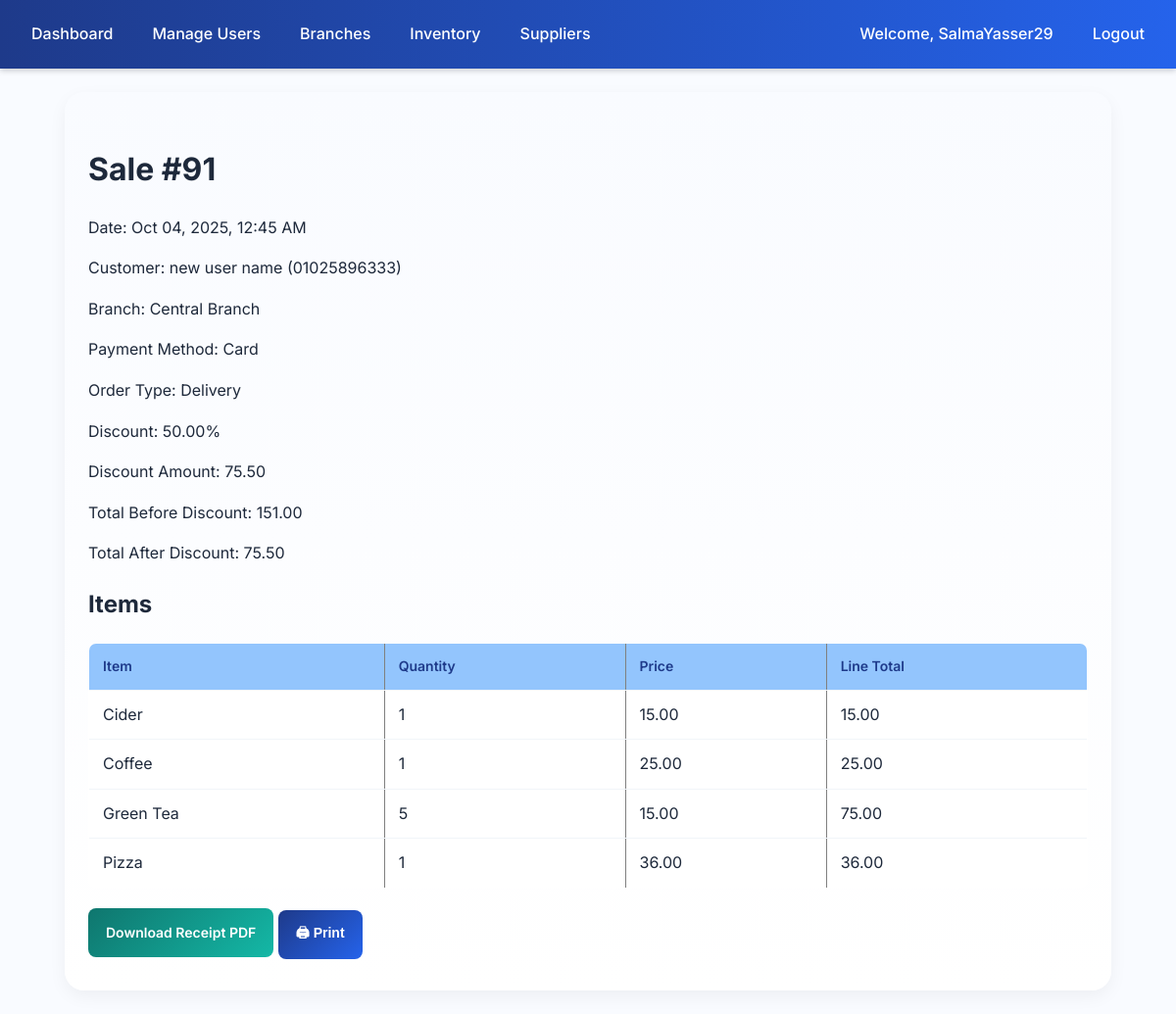
/sales/91/ (signed in), run on the app's committed database.
### accounts/models.py (models this page shows, shortened)
class User(AbstractUser):
    ROLE_CHOICES = (
        ('admin', 'Admin'),
        ('manager', 'Manager'),
        ('cashier', 'Cashier'),
    )
    role = models.CharField(max_length=20, choices=ROLE_CHOICES, default='cashier')
    branch = models.ForeignKey('branches.Branch', null=True, blank=True, on_delete=models.SET_NULL)
    added_by = models.ForeignKey(
        'self', null=True, blank=True, on_delete=models.SET_NULL, related_name='added_users'
    )
    profile_image = models.ImageField(upload_to="profiles/", null=True, blank=True)

### sales/models.py (models this page shows, shortened)
class Sale(models.Model):
    ORDER_TYPES = [
        ('dine_in', 'Dine-in'),
        ('takeaway', 'Takeaway'),
        ('delivery', 'Delivery'),
    ]
    PAYMENT_CHOICES = [
        ('cash', 'Cash'),
        ('card', 'Card'),
        ('mixed', 'Mixed'),
    ]
    user = models.ForeignKey(settings.AUTH_USER_MODEL, on_delete=models.SET_NULL, null=True)
    branch = models.ForeignKey('branches.Branch', on_delete=models.SET_NULL, null=True)
    customer = models.ForeignKey(Customer, on_delete=models.SET_NULL, null=True, blank=True)
    datetime = models.DateTimeField(auto_now_add=True)
    order_type = models.CharField(max_length=20, choices=ORDER_TYPES, default='takeaway')
    table_number = models.CharField(max_length=10, null=True, blank=True)
    payment_method = models.CharField(max_length=20, choices=PAYMENT_CHOICES, default='cash')
    total = models.DecimalField(max_digits=12, decimal_places=2, default=Decimal('0.00'))  # total before discount
    discount_percent = models.DecimalField(max_digits=5, decimal_places=2, default=0.00)
    discount_amount = models.DecimalField(max_digits=12, decimal_places=2, default=0.00)
    final_total = models.DecimalField(max_digits=12, decimal_places=2, default=0.00)  # total after discount
    cash_amount = models.DecimalField(max_digits=10, decimal_places=2, null=True, blank=True)
    card_amount = models.DecimalField(max_digits=10, decimal_places=2, null=True, blank=True)

class SaleItem(models.Model):
    sale = models.ForeignKey(Sale, related_name='items', on_delete=models.CASCADE)
    item = models.ForeignKey('inventory.Item', on_delete=models.PROTECT)
    quantity = models.PositiveIntegerField()
    price = models.DecimalField(max_digits=10, decimal_places=2)
    def line_total(self):
        return self.price * self.quantity

### customers/models.py (models this page shows, shortened)
class Customer(models.Model):
    CUSTOMER_TYPES = (
        ('regular', 'Regular'),
        ('vip', 'VIP'),
        ('other', 'Other'),
    )
    name = models.CharField(max_length=200)
    phone = models.CharField(
        max_length=20,
        blank=True,
        null=True,
        unique=True,
        db_index=True
    )
    address = models.TextField(blank=True, null=True)
    customer_type = models.CharField(
        max_length=20,
        choices=CUSTOMER_TYPES,
        default='regular'
    )
    branch = models.ForeignKey(
        Branch,
        null=True,
        blank=True,
        on_delete=models.SET_NULL
    )
    created_at = models.DateTimeField(auto_now_add=True)
    class Meta:
        ordering = ['name']
        verbose_name = "Customer"
        verbose_name_plural = "Customers"

### branches/models.py (models this page shows)
class Branch(models.Model):
    name = models.CharField(max_length=100)
    address = models.TextField(blank=True, null=True)
    city = models.CharField(max_length=50, blank=True, null=True)
    phone = models.CharField(max_length=20, blank=True, null=True)
    email = models.EmailField(blank=True, null=True)
    website = models.URLField(blank=True, null=True)
    def __str__(self):
        return self.name

### inventory/models.py (models this page shows, shortened)
class Item(models.Model):
    sku = models.CharField(max_length=64, blank=True, null=True, unique=True)
    name = models.CharField(max_length=200)
    category = models.ForeignKey(Category, null=True, blank=True, on_delete=models.SET_NULL)
    price = models.DecimalField(max_digits=10, decimal_places=2, default=0)
    stock = models.IntegerField(default=0)
    barcode = models.CharField(max_length=100, blank=True, null=True)
    image = models.ImageField(upload_to='items/', blank=True, null=True)
    branch = models.ForeignKey(Branch, on_delete=models.CASCADE)
    supplier = models.ForeignKey(Supplier, null=True, blank=True, on_delete=models.PROTECT)
    class Meta:
        ordering = ['name']

### sales/views.py (the view)
# urls.py: path("<int:pk>/", views.sale_detail, name="sale_detail"),
@login_required
def sale_detail(request, pk):
    sale = get_object_or_404(Sale, pk=pk)
    sale.datetime = timezone.localtime(sale.datetime)
    return render(request, "sales/detail.html", {"sale": sale})

### sales/templates/sales/detail.html (shortened to what this page needs)
{% extends "accounts/layout.html" %}
{% block content %}
<div id="print-area">
  <h1>Sale #{{ sale.id }}</h1>
  <p>Date: {{ sale.datetime|date:"M d, Y, h:i A" }}</p>
  <p>Customer:
    {% if sale.customer %}
      {{ sale.customer.name }}{% if sale.customer.phone %} ({{ sale.customer.phone }}){% endif %}
    {% else %}
      Walk-in
    {% endif %}
  </p>
  <p>Branch: {{ sale.branch }}</p>
  <p>Payment Method: {{ sale.payment_method|capfirst }}</p>
  <p>Order Type: {{ sale.order_type|capfirst }}</p>
  <p>Discount: {{ sale.discount_percent }}%</p>
  <p>Discount Amount: {{ sale.discount_amount|floatformat:2 }}</p>
  <p>Total Before Discount: {{ sale.total|floatformat:2 }}</p>
  <p>Total After Discount: {{ sale.final_total|floatformat:2 }}</p>
  <h2>Items</h2>
  <table border="1" cellpadding="5" width="100%">
    <thead>
      <tr>
        <th>Item</th>
        <th>Quantity</th>
        <th>Price</th>
        <th>Line Total</th>
      </tr>
    </thead>
    <tbody>
      {% for item in sale.items.all %}
      <tr>
        <td>{{ item.item.name }}</td>
        <td>{{ item.quantity }}</td>
        <td>{{ item.price|floatformat:2 }}</td>
        <td>{{ item.line_total|floatformat:2 }}</td>
      </tr>
      {% endfor %}
    </tbody>
  </table>
</div>
<div class="no-print" style="margin-top:20px;">
  <a href="{% url 'sales:receipt_pdf' sale.id %}" target="_blank" class="btn btn-info">Download Receipt PDF</a>
  <button onclick="window.print()" class="btn btn-primary">🖨 Print</button>
</div>
{% endblock %}

### accounts/templates/accounts/layout.html (shortened to what this page needs)
{% load static %}
<!DOCTYPE html>
<html lang="en">
<head>
    <link rel="stylesheet" href="{% static 'css/styles.css' %}">
    <link rel="stylesheet" href="https://cdn.jsdelivr.net/npm/bootstrap-icons@1.11.1/font/bootstrap-icons.css">
</head>
<body>
    {% if user.is_authenticated and request.resolver_match.url_name != "login" %}
        <nav class="navbar">
            <a href="{% url 'accounts:dashboard' %}">Dashboard</a>
            {% if user.is_superuser %}
                <a href="{% url 'accounts:manage_users' %}">Manage Users</a>
                <a href="{% url 'branches:index' %}">Branches</a>
                <a href="{% url 'inventory:index' %}">Inventory</a>
                <a href="{% url 'inventory:supplier_list' %}?branch={{ user.branch.id }}">Suppliers</a>
            {% elif user.role == "manager" %}
                <a href="{% url 'reports:dashboard' %}?branch={{ user.branch.id }}">Reports</a>
            {% elif user.role == "cashier" %}
                <a href="{% url 'customers:index' %}?branch={{ user.branch.id }}">Customers</a>
                <a href="{% url 'sales:pos' %}?branch={{ user.branch.id }}">Sales</a>
            {% endif %}
            <span class="navbar-text" style="margin-left: auto;">
                <a href="{% url 'accounts:profile' %}">Welcome, {{ user.get_full_name|default:user.username }}</a>
            </span>
            <a href="{% url 'accounts:logout' %}">Logout</a>
        </nav>
    {% endif %}
    <main class="container">
        {% block content %}{% endblock %}
    </main>
</body>
</html>

### accounts/static/css/styles.css (style rules this page uses)
:root { --blue-dark: #1e3a8a; --blue: #2563eb; --blue-light: #3b82f6; --blue-lighter: #60a5fa; --blue-soft: #93c5fd; --red-dark: #b91c1c; --red: #ef4444; --red-light: #f87171; --green-dark: #15803d; --green: #16a34a; --green-light: #22c55e; --green-lighter: #4ade80; --green-soft: #bbf7d0; --teal-dark: #0f766e; --teal: #14b8a6; --teal-light: #2dd4bf; --teal-lighter: #5eead4; --teal-soft: #ccfbf1; --yellow-dark: #d97706; --yellow: #facc15; --yellow-light: #fde047; --gray-dark: #1f2937; --gray: #6b7280; --gray-light: #d1d5db; --gray-lighter: #f3f4f6; --gray-soft: #e5e7eb; --bg-light: #f9fbff; --text-dark: #1e293b; --text-muted: #64748b; }
body { font-family: "Inter", sans-serif; background: var(--bg-light); color: var(--text-dark); margin: 0; line-height: 1.6; }
a { text-decoration: none; color: inherit; }
.navbar { background: linear-gradient(90deg, var(--blue-dark), var(--blue)); padding: 14px 20px; display: flex; gap: 16px; align-items: center; color: #fff; box-shadow: 0 2px 6px rgba(0, 0, 0, 0.2); }
.navbar a { color: #fff; padding: 8px 12px; border-radius: 6px; font-weight: 500; transition: background 0.2s, transform 0.2s; }
.container { max-width: 85%; margin: 24px auto; padding: 32px 24px; background: linear-gradient(180deg, #f9fbff 0%, #ffffff 100%); border-radius: 20px; box-shadow: 0 6px 18px rgba(0, 0, 0, 0.05); animation: fadeIn 0.6s ease-in-out; }
button, .btn-primary, .btn-secondary, .btn-danger, .btn-warning, .btn-success, .btn-info { display: inline-flex; align-items: center; justify-content: center; height: 50px; padding: 0 18px; border-radius: 8px; font-weight: 600; cursor: pointer; transition: background 0.3s, transform 0.2s, box-shadow 0.3s; border: none; font-size: 14px; }
.btn-primary { background: linear-gradient(135deg, var(--blue-dark), var(--blue)); color: #fff; }
.btn-info { background: linear-gradient(135deg, var(--teal-dark), var(--teal)); color: #fff; }
button { background: var(--blue); color: #fff; font-weight: 600; cursor: pointer; }
table { width: 100%; border-collapse: collapse; background: #fff; border-radius: 8px; overflow: hidden; }
th, td { padding: 12px 14px; border-bottom: 1px solid #f1f5f9; text-align: left; }
th { background: var(--blue-soft); font-weight: 600; color: var(--blue-dark); font-size: 14px; }

### data on the page
User: get_full_name "SalmaYasser29"
Sale: id "91", datetime "Oct 04, 2025, 12:45 AM", customer.name "new user name", customer.phone "01025896333", branch "Central Branch", payment_method "Card", order_type "Delivery", discount_percent "50.00", discount_amount "75.50", total "151.00", final_total "75.50"
SaleItem: item.name "Cider", quantity "1", price "15.00", line_total "15.00"
SaleItem: item.name "Coffee", quantity "1", price "25.00", line_total "25.00"
SaleItem: item.name "Green Tea", quantity "5", price "15.00", line_total "75.00"
SaleItem: item.name "Pizza", quantity "1", price "36.00", line_total "36.00"
